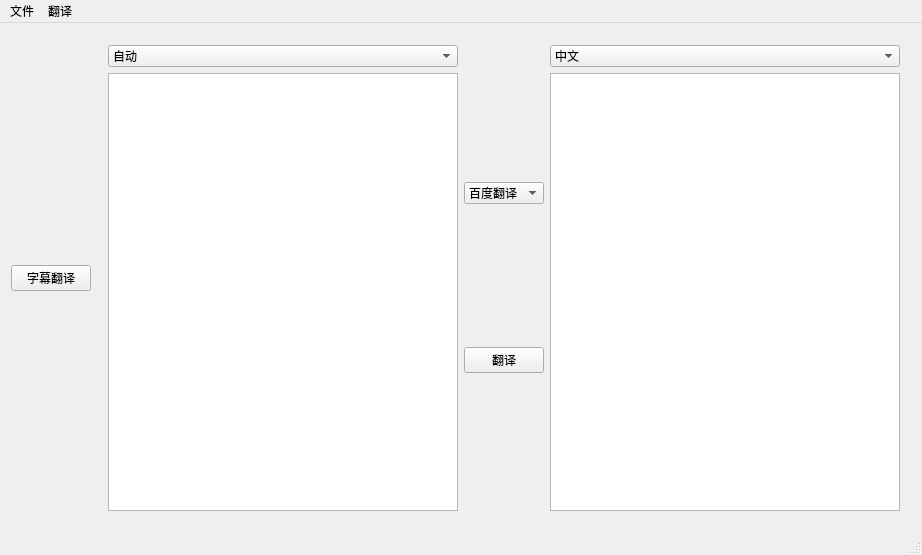
<?xml version="1.0" encoding="UTF-8"?>
<ui version="4.0">
 <class>MainWindow</class>
 <widget class="QMainWindow" name="MainWindow">
  <property name="geometry">
   <rect>
    <x>0</x>
    <y>0</y>
    <width>922</width>
    <height>555</height>
   </rect>
  </property>
  <property name="windowTitle">
   <string>MainWindow</string>
  </property>
  <widget class="QWidget" name="centralWidget">
   <layout class="QHBoxLayout" name="horizontalLayout_2">
    <item>
     <layout class="QVBoxLayout" name="verticalLayout_4">
      <item>
       <widget class="QPushButton" name="pushButton">
        <property name="text">
         <string>字幕翻译</string>
        </property>
       </widget>
      </item>
     </layout>
    </item>
    <item>
     <widget class="QStackedWidget" name="stackedWidget">
      <widget class="QWidget" name="page">
       <layout class="QHBoxLayout" name="horizontalLayout_3">
        <item>
         <layout class="QHBoxLayout" name="horizontalLayout">
          <item>
           <layout class="QVBoxLayout" name="verticalLayout">
            <item>
             <widget class="QComboBox" name="fromLanguageBox">
              <item>
               <property name="text">
                <string>自动</string>
               </property>
              </item>
              <item>
               <property name="text">
                <string>中文</string>
               </property>
              </item>
              <item>
               <property name="text">
                <string>英文</string>
               </property>
              </item>
              <item>
               <property name="text">
                <string>日文</string>
               </property>
              </item>
             </widget>
            </item>
            <item>
             <widget class="QTableWidget" name="textFromEdit">
              <property name="columnCount">
               <number>1</number>
              </property>
              <attribute name="horizontalHeaderVisible">
               <bool>false</bool>
              </attribute>
              <attribute name="horizontalHeaderStretchLastSection">
               <bool>true</bool>
              </attribute>
              <attribute name="verticalHeaderVisible">
               <bool>true</bool>
              </attribute>
              <attribute name="verticalHeaderStretchLastSection">
               <bool>false</bool>
              </attribute>
              <column/>
             </widget>
            </item>
           </layout>
          </item>
          <item>
           <layout class="QVBoxLayout" name="verticalLayout_3">
            <item>
             <widget class="QComboBox" name="translateAPIBox">
              <item>
               <property name="text">
                <string>百度翻译</string>
               </property>
              </item>
              <item>
               <property name="text">
                <string>谷歌翻译</string>
               </property>
              </item>
             </widget>
            </item>
            <item>
             <widget class="QPushButton" name="translateButton">
              <property name="text">
               <string>翻译</string>
              </property>
             </widget>
            </item>
           </layout>
          </item>
          <item>
           <layout class="QVBoxLayout" name="verticalLayout_2">
            <item>
             <widget class="QComboBox" name="toLanguageBox">
              <item>
               <property name="text">
                <string>中文</string>
               </property>
              </item>
              <item>
               <property name="text">
                <string>英文</string>
               </property>
              </item>
             </widget>
            </item>
            <item>
             <widget class="QTableWidget" name="textToEdit">
              <property name="columnCount">
               <number>1</number>
              </property>
              <attribute name="horizontalHeaderVisible">
               <bool>false</bool>
              </attribute>
              <attribute name="horizontalHeaderStretchLastSection">
               <bool>true</bool>
              </attribute>
              <attribute name="verticalHeaderVisible">
               <bool>true</bool>
              </attribute>
              <attribute name="verticalHeaderHighlightSections">
               <bool>true</bool>
              </attribute>
              <column/>
             </widget>
            </item>
           </layout>
          </item>
         </layout>
        </item>
       </layout>
       <zorder>textFromEdit</zorder>
       <zorder></zorder>
      </widget>
      <widget class="QWidget" name="page_2"/>
     </widget>
    </item>
   </layout>
   <zorder>textFromEdit</zorder>
   <zorder>textToEdit</zorder>
   <zorder>translateButton</zorder>
   <zorder>fromLanguageBox</zorder>
   <zorder>toLanguageBox</zorder>
   <zorder>translateAPIBox</zorder>
   <zorder>stackedWidget</zorder>
   <zorder>pushButton</zorder>
   <zorder></zorder>
   <zorder>pushButton_2</zorder>
  </widget>
  <widget class="QMenuBar" name="menuBar">
   <property name="geometry">
    <rect>
     <x>0</x>
     <y>0</y>
     <width>922</width>
     <height>22</height>
    </rect>
   </property>
   <widget class="QMenu" name="menu">
    <property name="title">
     <string>文件</string>
    </property>
    <addaction name="openFile"/>
   </widget>
   <widget class="QMenu" name="menu_2">
    <property name="title">
     <string>翻译</string>
    </property>
    <addaction name="saveSubtitle"/>
   </widget>
   <addaction name="menu"/>
   <addaction name="menu_2"/>
  </widget>
  <widget class="QStatusBar" name="statusBar"/>
  <action name="openFile">
   <property name="text">
    <string>Open</string>
   </property>
  </action>
  <action name="saveSubtitle">
   <property name="text">
    <string>Save</string>
   </property>
  </action>
 </widget>
 <layoutdefault spacing="6" margin="11"/>
 <resources/>
 <connections/>
</ui>
